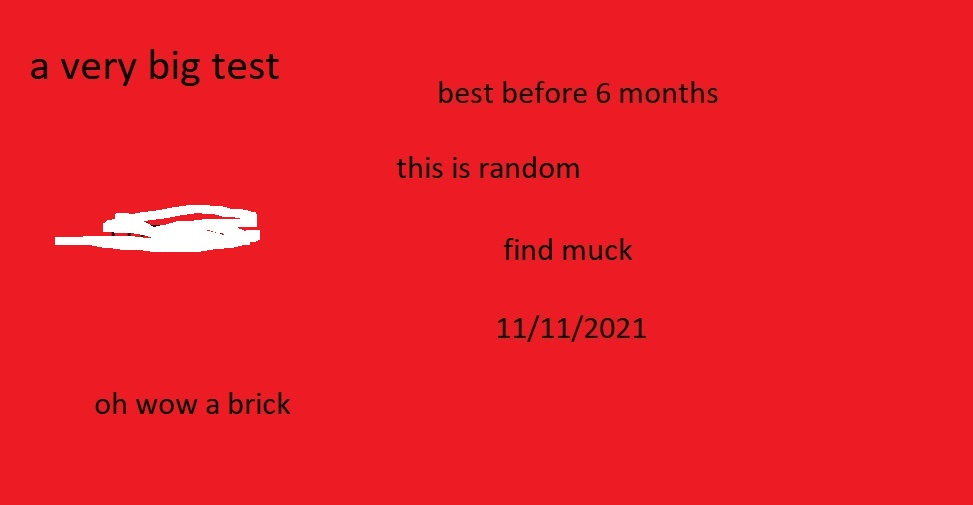
#> input picture Letest.jpg, 973 x 505 px, found by its file name
$ python imageRecognition.py
#> lines starting #> are read from the running program, lines starting #| are printed output that depends on the picture; after the words box and inside, x2 and y2 are one past the last pixel; in counts of white or black regions, pixels touching at a corner belong together
from operator import truediv
import cv2
import pytesseract
import numpy as np
from pytesseract import Output
import re
import datetime

current_time = datetime.datetime.now()

image = cv2.imread('Letest.jpg')
#> image is the input picture: shape (505, 973, 3); mean B, G, R 38.3, 29.7, 233.7

# get grayscale image
def get_grayscale(image):
    return cv2.cvtColor(image, cv2.COLOR_BGR2GRAY)
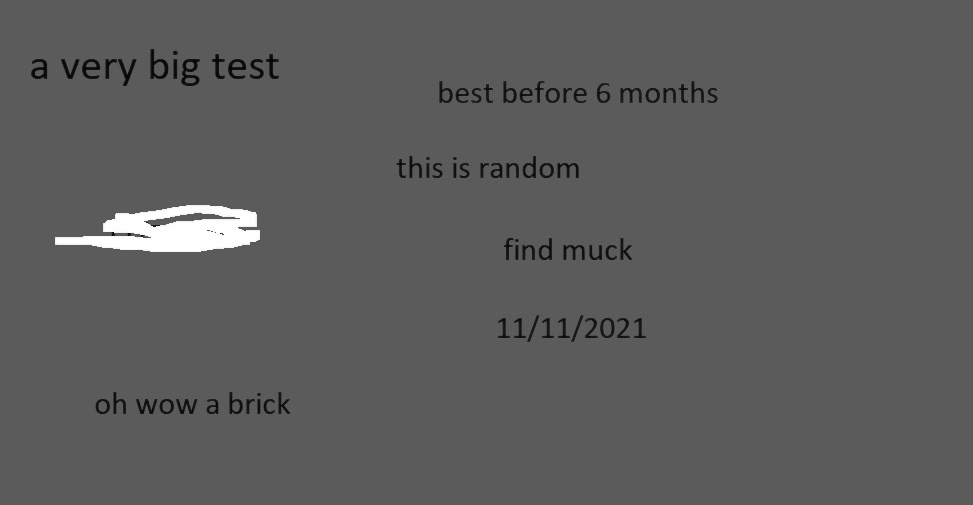
#> returned value: shape (505, 973); min 2, max 255, mean 91.9

# noise removal
def remove_noise(image):
    return cv2.medianBlur(image,5)

#thresholding
def thresholding(image):
    return cv2.threshold(image, 0, 255, cv2.THRESH_BINARY + cv2.THRESH_OTSU)[1]
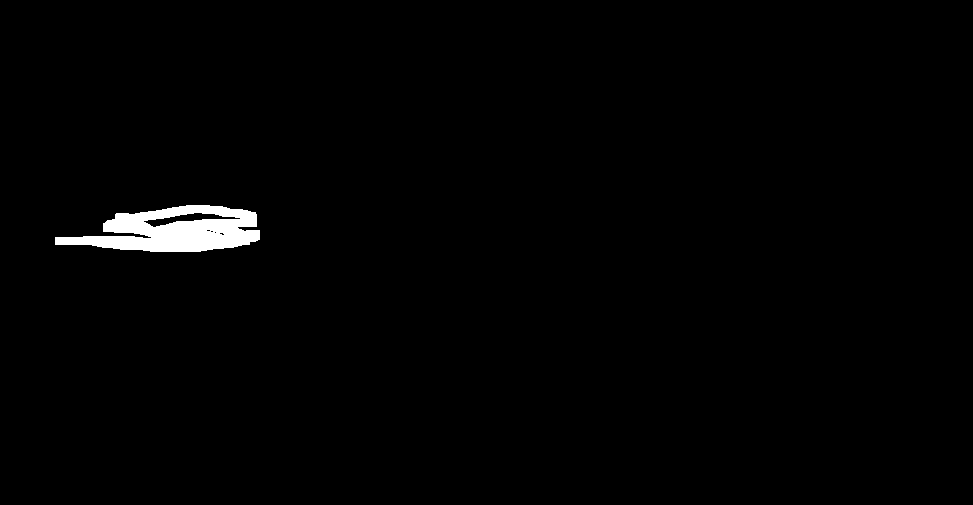
#> returned value: shape (505, 973); 1.2% white; 1 white region, box (x1, y1, x2, y2) and area: (55, 205, 260, 252) 5893

#dilation
def dilate(image):
    kernel = np.ones((5,5),np.uint8)
    return cv2.dilate(image, kernel, iterations = 1)

#erosion
def erode(image):
    kernel = np.ones((5,5),np.uint8)
    return cv2.erode(image, kernel, iterations = 1)

#opening - erosion followed by dilation
def opening(image):
    kernel = np.ones((5,5),np.uint8)
    return cv2.morphologyEx(image, cv2.MORPH_OPEN, kernel)

#canny edge detection
def canny(image):
    return cv2.Canny(image, 100, 200)
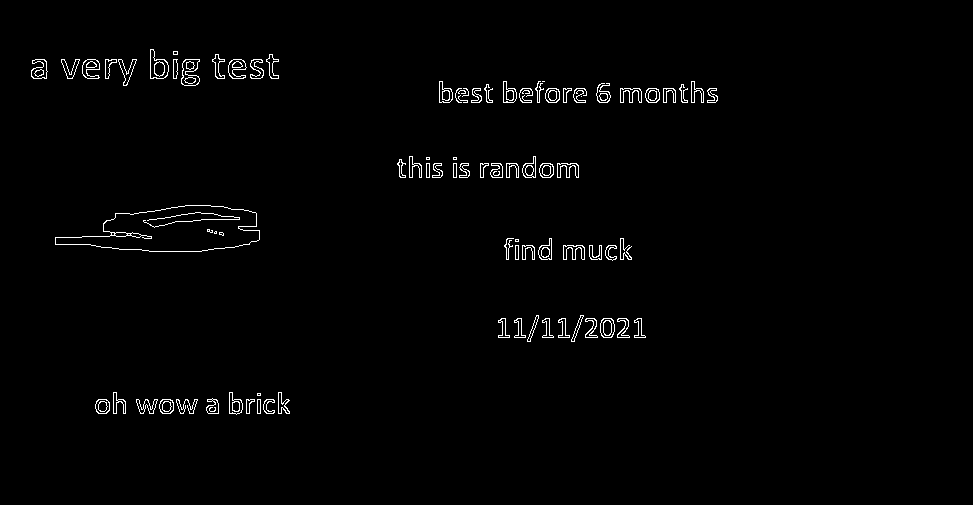
#> returned value: shape (505, 973); 1.3% white in thin lines or dots, all inside (x1, y1, x2, y2) = (31, 49, 718, 415)

#skew correction
def deskew(image):
    coords = np.column_stack(np.where(image > 0))
    angle = cv2.minAreaRect(coords)[-1]
    if angle < -45:
        angle = -(90 + angle)
    else:
        angle = -angle
    (h, w) = image.shape[:2]
    center = (w // 2, h // 2)
    M = cv2.getRotationMatrix2D(center, angle, 1.0)
    rotated = cv2.warpAffine(image, M, (w, h), flags=cv2.INTER_CUBIC, borderMode=cv2.BORDER_REPLICATE)
    return rotated

#template matching
def match_template(image, template):
    return cv2.matchTemplate(image, template, cv2.TM_CCOEFF_NORMED)

gray = get_grayscale(image)
thresh = thresholding(gray)
opening1 = opening(gray)
canny1 = canny(gray)

custom_config = r'--oem 3 --psm 6'
pytesseract.pytesseract.tesseract_cmd = r'C:\Program Files\Tesseract-OCR\tesseract.exe'
#> (the run stopped early here; a loop or call above may not have finished)
